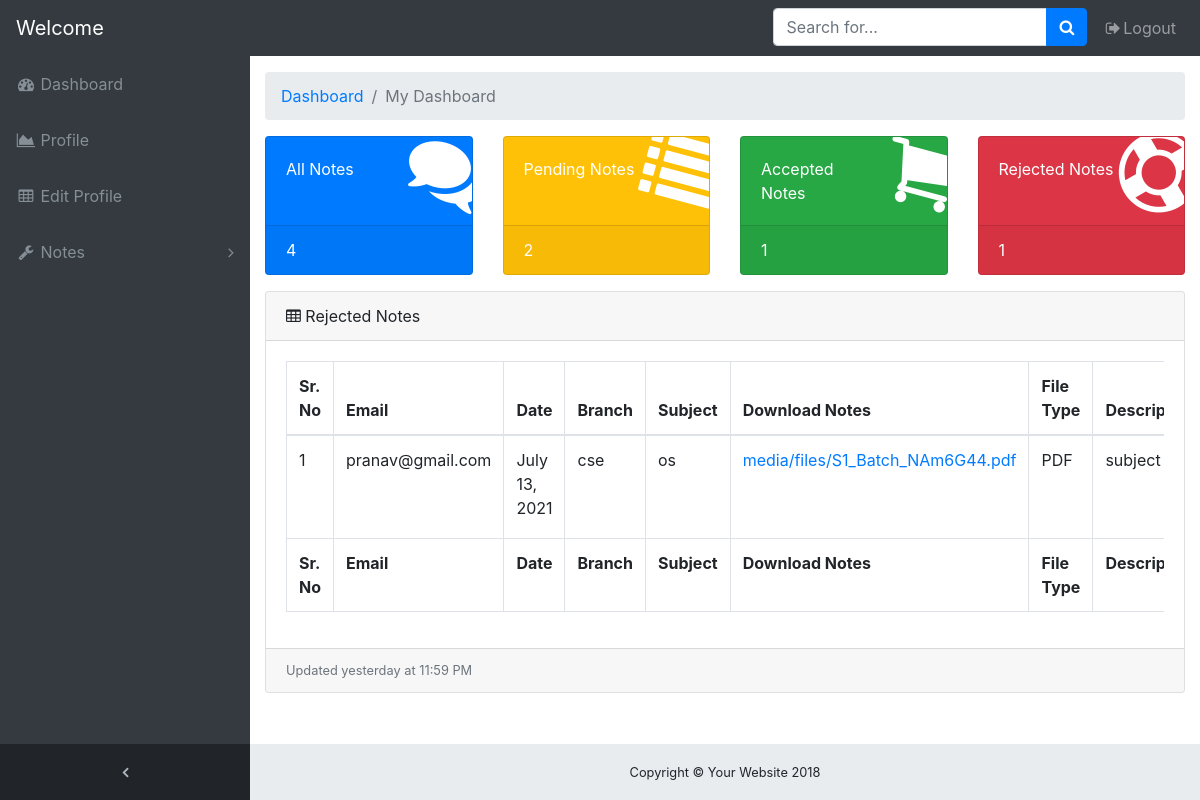
/notes/rejectednotes/, run on the app's committed database.
### onlinenotes/models.py (models this page shows, shortened)
class notes(models.Model):
    user = models.ForeignKey(User,on_delete=models.CASCADE)
    branch = models.CharField(max_length=30)
    uploadingnotes = models.FileField(upload_to='media/files/')
    date = models.DateField()
    filetype = models.CharField(max_length=30)
    status = models.CharField(max_length=30)
    subject = models.CharField(max_length=30)
    description = models.CharField(max_length=100)

### onlinenotes/views.py (the view)
# urls.py: path('rejectednotes/',views.rejectednotes,name="rejectednotes"),
def rejectednotes(request):
    allnote = notes.objects.all().filter(status="rejected")
    accept = notes.objects.filter(status='accepted').count()
    all = notes.objects.all().count()
    reject = notes.objects.filter(status='rejected').count()
    pend = notes.objects.filter(status='pending').count()
    context={'allnote':allnote,'accept':accept,'all':all,'reject':reject,'pend':pend}
    return render(request,'onlinenotes/rejectednotes.html',context)

### onlinenotes/templates/onlinenotes/rejectednotes.html (shortened to what this page needs)
<!DOCTYPE html>
{% load static %}
<html lang="en">
<head>
    <link rel="stylesheet" href="https://stackpath.bootstrapcdn.com/bootstrap/4.5.2/css/bootstrap.min.css">
    <link href="//netdna.bootstrapcdn.com/bootstrap/3.0.0/css/bootstrap-glyphicons.css" rel="stylesheet">
    <link rel="stylesheet" href="https://cdnjs.cloudflare.com/ajax/libs/font-awesome/4.7.0/css/font-awesome.min.css">
    <link rel="stylesheet" href="https://cdn.jsdelivr.net/npm/@fortawesome/fontawesome-free@5.15.3/css/fontawesome.min.css">
    <link rel="stylesheet" href="{% static 'css/admindash.css' %}">
</head>
<body class="fixed-nav sticky-footer bg-dark" id="page-top">
    <nav class="navbar navbar-expand-lg navbar-dark bg-dark fixed-top" id="mainNav">
      <a class="navbar-brand" href="{% url 'home' %}">Welcome {{user.username}}</a>
      <div class="collapse navbar-collapse" id="navbarResponsive">
        <ul class="navbar-nav navbar-sidenav" id="exampleAccordion">
          <li class="nav-item" data-toggle="tooltip" data-placement="right" title="Dashboard">
            <a class="nav-link" href="{% url 'admindashboard' %}">
              <i class="fa fa-fw fa-dashboard"></i>
              <span class="nav-link-text">Dashboard</span>
            </a>
          </li>
          <li class="nav-item" data-toggle="tooltip" data-placement="right" title="Charts">
            <a class="nav-link" href="{% url 'profile' user.id %}">
              <i class="fa fa-fw fa-area-chart"></i>
              <span class="nav-link-text">Profile</span>
            </a>
          </li>
          <li class="nav-item" data-toggle="tooltip" data-placement="right" title="Tables">
            <a class="nav-link" href="{% url 'editprofile' user.id %}">
              <i class="fa fa-fw fa-table"></i>
              <span class="nav-link-text">Edit Profile</span>
            </a>
          </li>
          <li class="nav-item" data-toggle="tooltip" data-placement="right" title="Components">
            <a class="nav-link nav-link-collapse collapsed" data-toggle="collapse" href="#collapseComponents" data-parent="#exampleAccordion">
              <i class="fa fa-fw fa-wrench"></i>
              <span class="nav-link-text">Notes</span>
            </a>
          </li>
        </ul>
        <ul class="navbar-nav sidenav-toggler">
          <li class="nav-item">
            <a class="nav-link text-center" id="sidenavToggler">
              <i class="fa fa-fw fa-angle-left"></i>
            </a>
          </li>
        </ul>
        <ul class="navbar-nav ml-auto">
          <li class="nav-item">
            <form class="form-inline my-2 my-lg-0 mr-lg-2">
              <div class="input-group">
                <input class="form-control" type="text" placeholder="Search for...">
                <span class="input-group-append">
                  <button class="btn btn-primary" type="button">
                    <i class="fa fa-search"></i>
                  </button>
                </span>
              </div>
            </form>
          </li>
          <li class="nav-item">
            <a class="nav-link" href="{% url 'logout' %}" data-toggle="modal" data-target="#exampleModal">
              <i class="fa fa-fw fa-sign-out"></i>Logout</a>
          </li>
        </ul>
      </div>
    </nav>
    <div class="content-wrapper">
      <div class="container-fluid">
        <ol class="breadcrumb">
          <li class="breadcrumb-item">
            <a href="#">Dashboard</a>
          </li>
          <li class="breadcrumb-item active">My Dashboard</li>
        </ol>
        <div class="row">
          <div class="col-xl-3 col-sm-6 mb-3">
            <div class="card text-white bg-primary o-hidden h-100">
              <div class="card-body">
                <div class="card-body-icon">
                  <i class="fa fa-fw fa-comments"></i>
                </div>
                <div class="mr-5">All Notes</div>
              </div>
              <a class="card-footer text-white clearfix large z-1" href="{% url 'allnotes' %}">
                <span class="float-left">{{all}}</span>
              </a>
            </div>
          </div>
          <div class="col-xl-3 col-sm-6 mb-3">
            <div class="card text-white bg-warning o-hidden h-100">
              <div class="card-body">
                <div class="card-body-icon">
                  <i class="fa fa-fw fa-list"></i>
                </div>
                <div class="mr-5">Pending Notes</div>
              </div>
              <a class="card-footer text-white clearfix large z-1" href="{% url 'pendingnotes' %}">
                <span class="float-left">{{pend}}</span>
              </a>
            </div>
          </div>
          <div class="col-xl-3 col-sm-6 mb-3">
            <div class="card text-white bg-success o-hidden h-100">
              <div class="card-body">
                <div class="card-body-icon">
                  <i class="fa fa-fw fa-shopping-cart"></i>
                </div>
                <div class="mr-5">Accepted Notes</div>
              </div>
              <a class="card-footer text-white clearfix large z-1" href="{% url 'acceptednotes' %}">
                <span class="float-left">{{accept}}</span>
              </a>
            </div>
          </div>
          <div class="col-xl-3 col-sm-6 mb-3">
            <div class="card text-white bg-danger o-hidden h-100">
              <div class="card-body">
                <div class="card-body-icon">
                  <i class="fa fa-fw fa-support"></i>
                </div>
                <div class="mr-5">Rejected Notes</div>
              </div>
              <a class="card-footer text-white clearfix large z-1" href="{% url 'rejectednotes' %}">
                <span class="float-left">{{reject}}</span>
              </a>
            </div>
          </div>
        </div>
        <div class="card mb-3">
          <div class="card-header">
            <i class="fa fa-table"></i> Rejected Notes</div>
          <div class="card-body">
            <div class="table-responsive">
              <table class="table table-bordered" id="dataTable" width="100%" cellspacing="0">
                <thead>
                  <tr>
                    <th>Sr. No</th>
                    <th>Email</th>
                    <th>Date</th>
                    <th>Branch</th>
                    <th>Subject</th>
                    <th>Download Notes</th>
                    <th>File Type</th>
                    <th>Description</th>
                  </tr>
                </thead>
                <tfoot>
                  <tr>
                    <th>Sr. No</th>
                    <th>Email</th>
                    <th>Date</th>
                    <th>Branch</th>
                    <th>Subject</th>
                    <th>Download Notes</th>
                    <th>File Type</th>
                    <th>Description</th>
                  </tr>
                </tfoot>
                <tbody>
                  {% for i in allnote %}
                    <tr>
                      <td>{{forloop.counter}}</td>
                      <td>{{i.user.email}}</td>
                      <td>{{i.date}}</td>
                      <td>{{i.branch}}</td>
                      <td>{{i.subject}}</td>
                      <td><a href="{{ i.uploadingnotes.url }}">{{ i.uploadingnotes }}</a></td>
                      <td>{{i.filetype}}</td>
                      <td>{{i.description}}</td>
                    </tr>
                  {% endfor %}
                </tbody>
              </table>
            </div>
          </div>
          <div class="card-footer small text-muted">Updated yesterday at 11:59 PM</div>
        </div>
      </div>
      <footer class="sticky-footer">
        <div class="container">
          <div class="text-center">
            <small>Copyright © Your Website 2018</small>
          </div>
        </div>
      </footer>
    </div>
  </body>
</html>

### onlinenotes/static/css/admindash.css (style rules this page uses)
html { position: relative; min-height: 100%; }
body { overflow-x: hidden; }
body.sticky-footer { margin-bottom: 56px; }
body.sticky-footer .content-wrapper { min-height: calc(100vh - 56px - 56px); }
body.fixed-nav { padding-top: 56px; }
.content-wrapper { min-height: calc(100vh - 56px); padding-top: 1rem; }
.o-hidden { overflow: hidden !important; }
.z-1 { z-index: 1; }
#mainNav .navbar-collapse { overflow: auto; max-height: 75vh; }
#mainNav .navbar-collapse .navbar-nav .nav-item .nav-link { cursor: pointer; }
#mainNav .navbar-collapse .navbar-sidenav .nav-link-collapse:after { float: right; content: '\f107'; font-family: 'FontAwesome'; }
#mainNav .navbar-collapse .navbar-sidenav .nav-link-collapse.collapsed:after { content: '\f105'; }
#mainNav .navbar-collapse .sidenav-toggler { display: none; }
@media (min-width: 992px) { #mainNav .navbar-brand { width: 250px; } }
@media (min-width: 992px) { #mainNav .navbar-collapse { overflow: visible; max-height: none; } }
@media (min-width: 992px) { #mainNav .navbar-collapse .navbar-sidenav { position: absolute; top: 0; left: 0; -webkit-flex-direction: column; -ms-flex-direction: column; flex-direction: column; margin-top: 56px; } }
@media (min-width: 992px) { #mainNav .navbar-collapse .navbar-sidenav > .nav-item { width: 250px; padding: 0; } }
@media (min-width: 992px) { #mainNav .navbar-collapse .navbar-sidenav > .nav-item > .nav-link { padding: 1em; } }
#mainNav.fixed-top .sidenav-toggler { display: none; }
@media (min-width: 992px) { #mainNav.fixed-top .navbar-sidenav { height: calc(100vh - 112px); } }
@media (min-width: 992px) { #mainNav.fixed-top .sidenav-toggler { position: absolute; top: 0; left: 0; display: flex; -webkit-flex-direction: column; -ms-flex-direction: column; flex-direction: column; margin-top: calc(100vh - 56px); } }
@media (min-width: 992px) { #mainNav.fixed-top .sidenav-toggler > .nav-item { width: 250px; padding: 0; } }
@media (min-width: 992px) { #mainNav.fixed-top .sidenav-toggler > .nav-item > .nav-link { padding: 1em; } }
#mainNav.fixed-top.navbar-dark .sidenav-toggler { background-color: #212529; }
#mainNav.fixed-top.navbar-dark .sidenav-toggler a i { color: #adb5bd; }
.content-wrapper { overflow-x: hidden; background: white; }
@media (min-width: 992px) { .content-wrapper { margin-left: 250px; } }
#sidenavToggler i { font-weight: 800; }
#mainNav.navbar-dark .navbar-collapse .navbar-sidenav .nav-link-collapse:after { color: #868e96; }
#mainNav.navbar-dark .navbar-collapse .navbar-sidenav > .nav-item > .nav-link { color: #868e96; }
@media (min-width: 992px) { #mainNav.navbar-dark .navbar-collapse .navbar-sidenav { background: #343a40; } }
.card-body-icon { position: absolute; z-index: 0; top: -25px; right: -25px; font-size: 5rem; -webkit-transform: rotate(15deg); -ms-transform: rotate(15deg); transform: rotate(15deg); }
footer.sticky-footer { position: absolute; right: 0; bottom: 0; width: 100%; height: 56px; background-color: #e9ecef; line-height: 55px; }
@media (min-width: 992px) { footer.sticky-footer { width: calc(100% - 250px); } }

### data on the page
notes: user.email "pranav@gmail.com", date "July 13, 2021", branch "cse", subject "os", uploadingnotes "media/files/S1_Batch_NAm6G44.pdf", filetype "PDF", description "subject…"

### other printed values
{{ all }} "4"
{{ pend }} "2"
{{ accept }} "1"
{{ reject }} "1"
